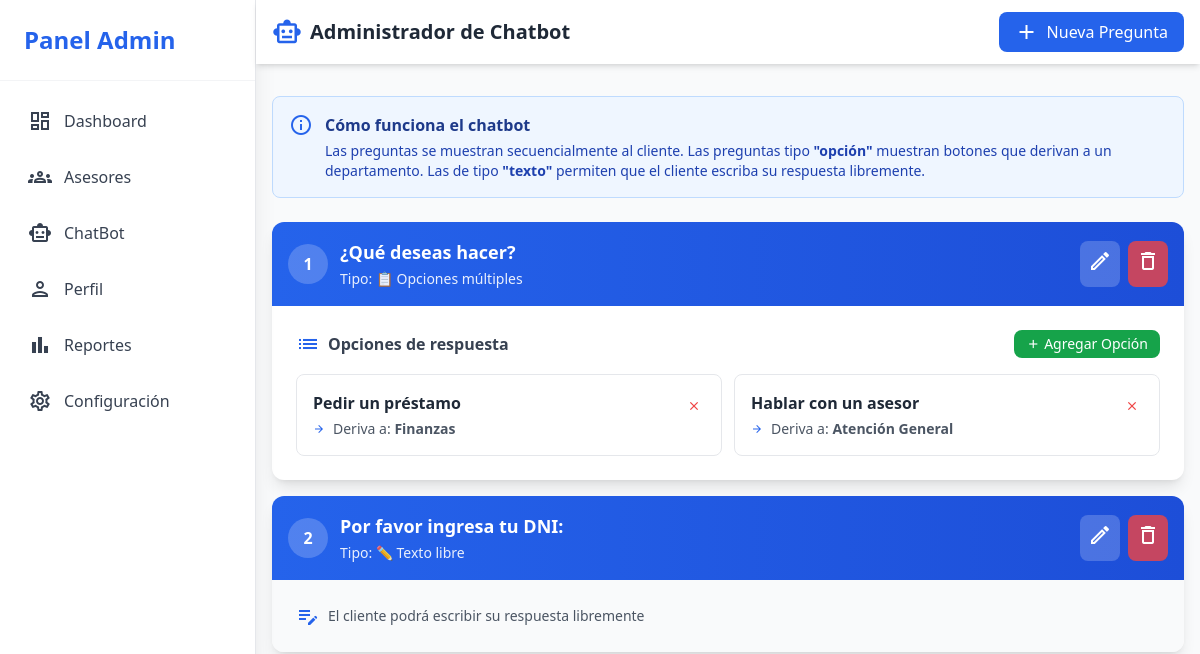
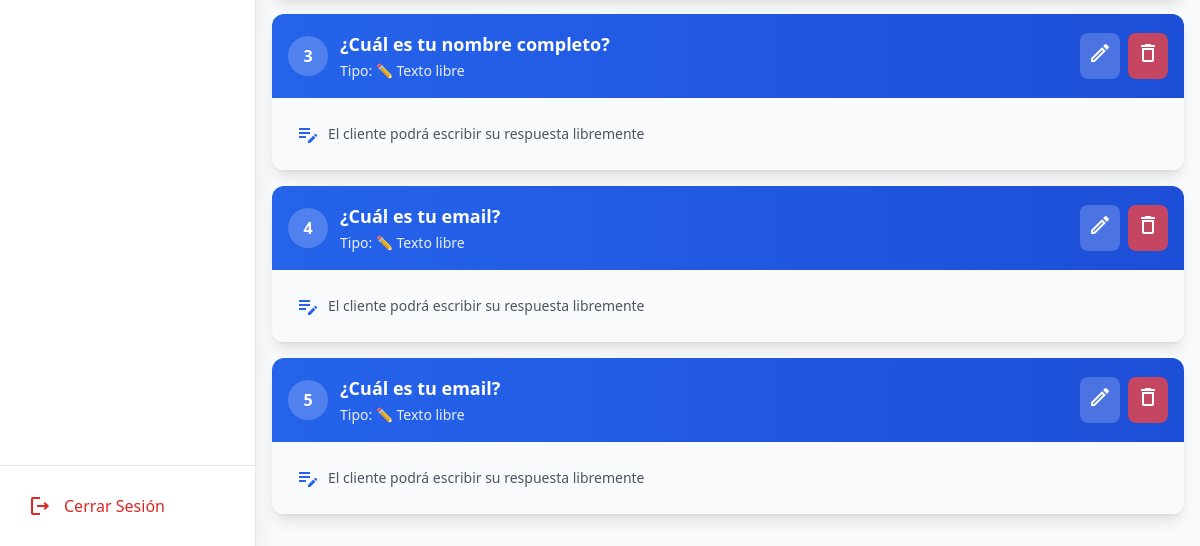
The app's page /chatbot.php (signed in), older data (2 pictures, top to bottom).
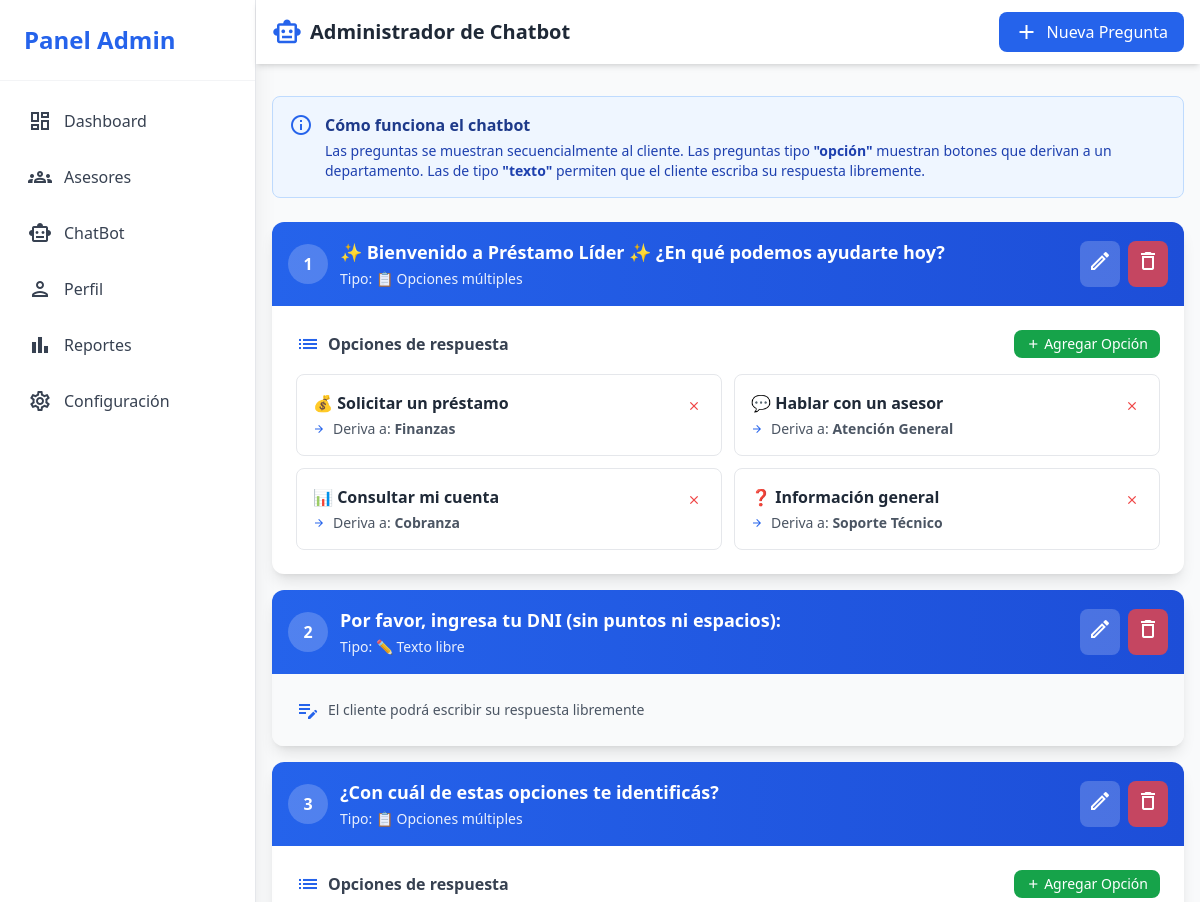
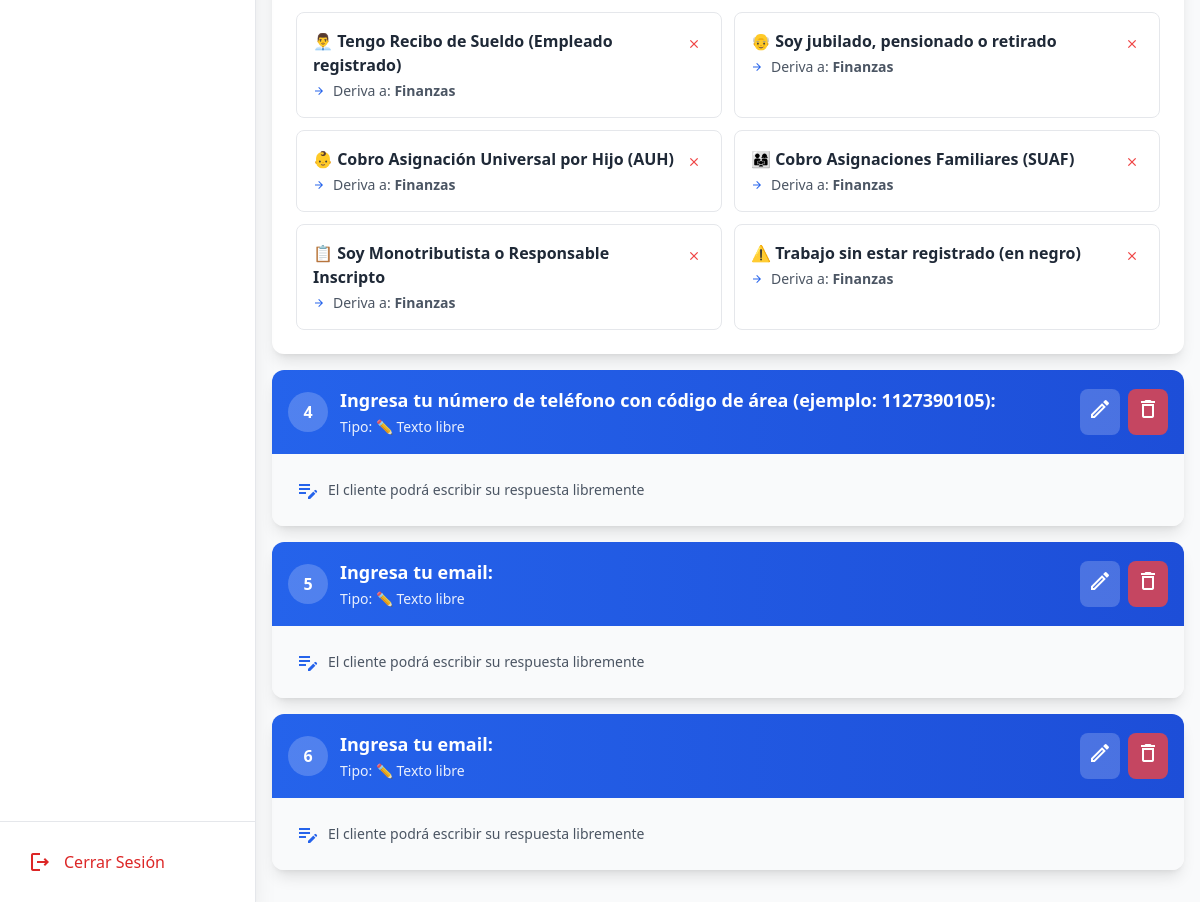
The same page, newer data (2 pictures, top to bottom).
### tables this page shows
CREATE TABLE `chatbot_flujo` (
  `id` int(11) NOT NULL,
  `pregunta` text NOT NULL,
  `tipo` enum('texto','opcion') NOT NULL
);

CREATE TABLE `chatbot_opciones` (
  `id` int(11) NOT NULL,
  `flujo_id` int(11) NOT NULL,
  `texto` varchar(255) NOT NULL,
  `departamento_id` int(11) DEFAULT NULL
);

CREATE TABLE `departamentos` (
  `id` int(11) NOT NULL,
  `nombre` varchar(100) NOT NULL
);

### chatbot.php (the view, shortened to what this page needs)
<?php
require_once 'backend/connection.php';
$stmt = $pdo->query("SELECT * FROM chatbot_flujo ORDER BY id ASC");
$preguntas = $stmt->fetchAll(PDO::FETCH_ASSOC);
foreach ($preguntas as &$pregunta) {
    $stmt = $pdo->prepare("
        SELECT co.*, d.nombre as departamento_nombre
        FROM chatbot_opciones co
        LEFT JOIN departamentos d ON co.departamento_id = d.id
        WHERE co.flujo_id = ?
        ORDER BY co.id
    ");
    $stmt->execute([$pregunta['id']]);
    $pregunta['opciones'] = $stmt->fetchAll(PDO::FETCH_ASSOC);
}
?>
<!DOCTYPE html>
<html lang="es">
<head>
    <script src="https://cdn.tailwindcss.com"></script>
</head>
<body class="bg-gray-50">
    <?php include 'sidebar.php'; ?>
    <div class="ml-64">
        <nav class="bg-white shadow-md sticky top-0 z-40">
            <div class="max-w-7xl mx-auto px-4 py-3 flex justify-between items-center">
                <div class="flex items-center gap-2">
                    <span class="material-icons-outlined text-blue-600 text-3xl">smart_toy</span>
                    <span class="text-xl font-bold text-gray-800">Administrador de Chatbot</span>
                </div>
                <button onclick="openModal('createQuestionModal')" class="px-4 py-2 bg-blue-600 text-white rounded-lg hover:bg-blue-700 transition flex items-center gap-2">
                    <span class="material-icons-outlined">add</span>
                    Nueva Pregunta
                </button>
            </div>
        </nav>
        <div class="max-w-7xl mx-auto px-4 py-8">
            <div class="bg-blue-50 border border-blue-200 rounded-lg p-4 mb-6">
                <div class="flex items-start gap-3">
                    <span class="material-icons-outlined text-blue-600">info</span>
                    <div>
                        <h3 class="font-semibold text-blue-900 mb-1">Cómo funciona el chatbot</h3>
                        <p class="text-sm text-blue-800">
                            Las preguntas se muestran secuencialmente al cliente. Las preguntas tipo <strong>"opción"</strong>
                            muestran botones que derivan a un departamento. Las de tipo <strong>"texto"</strong> permiten
                            que el cliente escriba su respuesta libremente.
                        </p>
                    </div>
                </div>
            </div>
            <div class="space-y-4" id="questions-list">
                <?php if (empty($preguntas)): ?>
                <div class="bg-white rounded-xl shadow-lg p-12 text-center">
                    <span class="material-icons-outlined text-gray-400 text-6xl mb-4">quiz</span>
                    <h3 class="text-xl font-semibold text-gray-600 mb-2">No hay preguntas configuradas</h3>
                    <p class="text-gray-500 mb-6">Crea la primera pregunta para comenzar a configurar tu chatbot</p>
                    <button onclick="openModal('createQuestionModal')" class="px-6 py-3 bg-blue-600 text-white rounded-lg hover:bg-blue-700 transition">
                        Crear Primera Pregunta
                    </button>
                </div>
                <?php else: ?>
                    <?php foreach ($preguntas as $index => $pregunta): ?>
                    <div class="bg-white rounded-xl shadow-lg overflow-hidden" data-id="<?php echo $pregunta['id']; ?>">
                        <div class="bg-gradient-to-r from-blue-600 to-blue-700 p-4 flex justify-between items-center">
                            <div class="flex items-center gap-3 text-white">
                                <span class="bg-white bg-opacity-20 rounded-full w-10 h-10 flex items-center justify-center font-bold">
                                    <?php echo $index + 1; ?>
                                </span>
                                <div>
                                    <h3 class="font-semibold text-lg"><?php echo htmlspecialchars($pregunta['pregunta']); ?></h3>
                                    <span class="text-sm opacity-90">
                                        Tipo: <?php echo $pregunta['tipo'] === 'opcion' ? '📋 Opciones múltiples' : '✏️ Texto libre'; ?>
                                    </span>
                                </div>
                            </div>
                            <div class="flex gap-2">
                                <button onclick='editQuestion(<?php echo json_encode($pregunta); ?>)'
                                        class="bg-white bg-opacity-20 hover:bg-opacity-30 text-white p-2 rounded-lg transition">
                                    <span class="material-icons-outlined">edit</span>
                                </button>
                                <button onclick="deleteQuestion(<?php echo $pregunta['id']; ?>)"
                                        class="bg-red-500 bg-opacity-80 hover:bg-opacity-100 text-white p-2 rounded-lg transition">
                                    <span class="material-icons-outlined">delete</span>
                                </button>
                            </div>
                        </div>
                        <?php if ($pregunta['tipo'] === 'opcion'): ?>
                        <div class="p-6">
                            <div class="flex justify-between items-center mb-4">
                                <h4 class="font-semibold text-gray-700 flex items-center gap-2">
                                    <span class="material-icons-outlined text-blue-600">list</span>
                                    Opciones de respuesta
                                </h4>
                                <button onclick="openOptionModal(<?php echo $pregunta['id']; ?>)"
                                        class="px-3 py-1 bg-green-600 text-white text-sm rounded-lg hover:bg-green-700 transition flex items-center gap-1">
                                    <span class="material-icons-outlined text-sm">add</span>
                                    Agregar Opción
                                </button>
                            </div>
                            <?php if (empty($pregunta['opciones'])): ?>
                            <div class="bg-gray-50 rounded-lg p-4 text-center text-gray-500">
                                <span class="material-icons-outlined text-3xl mb-2">info</span>
                                <p class="text-sm">No hay opciones configuradas para esta pregunta</p>
                            </div>
                            <?php else: ?>
                            <div class="grid grid-cols-1 md:grid-cols-2 gap-3">
                                <?php foreach ($pregunta['opciones'] as $opcion): ?>
                                <div class="border border-gray-200 rounded-lg p-4 hover:shadow-md transition">
                                    <div class="flex justify-between items-start">
                                        <div class="flex-1">
                                            <p class="font-semibold text-gray-800 mb-1"><?php echo htmlspecialchars($opcion['texto']); ?></p>
                                            <div class="flex items-center gap-2 text-sm">
                                                <span class="material-icons-outlined text-xs text-blue-600">arrow_forward</span>
                                                <span class="text-gray-600">Deriva a: <strong><?php echo htmlspecialchars($opcion['departamento_nombre']); ?></strong></span>
                                            </div>
                                        </div>
                                        <button onclick="deleteOption(<?php echo $opcion['id']; ?>)"
                                                class="text-red-500 hover:bg-red-50 p-1 rounded transition">
                                            <span class="material-icons-outlined text-sm">close</span>
                                        </button>
                                    </div>
                                </div>
                                <?php endforeach; ?>
                            </div>
                            <?php endif; ?>
                        </div>
                        <?php else: ?>
                        <div class="p-6 bg-gray-50">
                            <p class="text-sm text-gray-600 flex items-center gap-2">
                                <span class="material-icons-outlined text-blue-600">edit_note</span>
                                El cliente podrá escribir su respuesta libremente
                            </p>
                        </div>
                        <?php endif; ?>
                    </div>
                    <?php endforeach; ?>
                <?php endif; ?>
            </div>
        </div>
    </div>
</body>
</html>

### sidebar.php (shortened to what this page needs)
<aside class="w-64 h-screen bg-white shadow-xl fixed left-0 top-0 flex flex-col border-r border-gray-200">
    <div class="p-6 border-b border-gray-100">
        <h1 class="text-2xl font-bold text-blue-600">Panel Admin</h1>
    </div>
    <nav class="flex-1 overflow-y-auto p-4">
        <ul class="space-y-2">
            <li>
                <a href="dashboard.php" class="flex items-center p-3 rounded-lg text-gray-700 hover:bg-blue-50 hover:text-blue-600 transition">
                    <span class="material-icons-outlined mr-3">dashboard</span>
                    Dashboard
                </a>
            </li>
            <li>
                <a href="asesores.php" class="flex items-center p-3 rounded-lg text-gray-700 hover:bg-blue-50 hover:text-blue-600 transition">
                    <span class="material-icons-outlined mr-3">groups</span>
                    Asesores
                </a>
            </li>
            <li>
                <a href="chatbot.php" class="flex items-center p-3 rounded-lg text-gray-700 hover:bg-blue-50 hover:text-blue-600 transition">
                    <span class="material-icons-outlined mr-3">smart_toy</span>
                    ChatBot
                </a>
            </li>
            <li>
                <a href="perfil.php" class="flex items-center p-3 rounded-lg text-gray-700 hover:bg-blue-50 hover:text-blue-600 transition">
                    <span class="material-icons-outlined mr-3">person</span>
                    Perfil
                </a>
            </li>
            <li>
                <a href="reportes.php" class="flex items-center p-3 rounded-lg text-gray-700 hover:bg-blue-50 hover:text-blue-600 transition">
                    <span class="material-icons-outlined mr-3">bar_chart</span>
                    Reportes
                </a>
            </li>
            <li>
                <a href="configuracion.php" class="flex items-center p-3 rounded-lg text-gray-700 hover:bg-blue-50 hover:text-blue-600 transition">
                    <span class="material-icons-outlined mr-3">settings</span>
                    Configuración
                </a>
            </li>
        </ul>
    </nav>
    <div class="p-4 border-t border-gray-200">
        <a href="logout.php" class="flex items-center p-3 rounded-lg text-red-600 hover:bg-red-50 transition">
            <span class="material-icons-outlined mr-3">logout</span>
            Cerrar Sesión
        </a>
    </div>
</aside>

Row changes from the older to the newer data that the page shows:
removed chatbot_flujo: pregunta "¿Cuál es tu nombre completo?", tipo "✏️ Texto libre", shows "El cliente podrá escribir su respuesta libremente"
no longer on one of the page's lists (row edited): chatbot_flujo: pregunta "¿Cuál es tu email?"
changed chatbot_flujo: pregunta "¿Qué deseas hacer?" → "✨ Bienvenido a Préstamo Líder ✨ ¿En qué podemos ayudarte hoy?"
changed chatbot_opciones: texto "Pedir un préstamo" → "💰 Solicitar un préstamo"
changed chatbot_opciones "Atención General": texto "Hablar con un asesor" → "💬 Hablar con un asesor"
added chatbot_opciones: texto "📊 Consultar mi cuenta", departamento.nombre "Cobranza", shown under chatbot_flujo "✨ Bienvenido a Préstamo Líder ✨ ¿En qué podemos ayudarte hoy?"
added chatbot_opciones: texto "❓ Información general", departamento.nombre "Soporte Técnico", shown under chatbot_flujo "✨ Bienvenido a Préstamo Líder ✨ ¿En qué podemos ayudarte hoy?"
changed chatbot_flujo: pregunta "Por favor ingresa tu DNI:" → "Por favor, ingresa tu DNI (sin puntos ni espacios):"
added chatbot_flujo: pregunta "¿Con cuál de estas opciones te identificás?", tipo "📋 Opciones múltiples"
added chatbot_opciones: texto "👨‍💼 Tengo Recibo de Sueldo (Empleado registrado)", departamento.nombre "Finanzas", shown under chatbot_flujo "¿Con cuál de estas opciones te identificás?"
added chatbot_opciones: texto "👴 Soy jubilado, pensionado o retirado", departamento.nombre "Finanzas", shown under chatbot_flujo "¿Con cuál de estas opciones te identificás?"
added chatbot_opciones: texto "👶 Cobro Asignación Universal por Hijo (AUH)", departamento.nombre "Finanzas", shown under chatbot_flujo "¿Con cuál de estas opciones te identificás?"
added chatbot_opciones: texto "👨‍👩‍👧 Cobro Asignaciones Familiares (SUAF)", departamento.nombre "Finanzas", shown under chatbot_flujo "¿Con cuál de estas opciones te identificás?"
added chatbot_opciones: texto "📋 Soy Monotributista o Responsable Inscripto", departamento.nombre "Finanzas", shown under chatbot_flujo "¿Con cuál de estas opciones te identificás?"
added chatbot_opciones: texto "⚠️ Trabajo sin estar registrado (en negro)", departamento.nombre "Finanzas", shown under chatbot_flujo "¿Con cuál de estas opciones te identificás?"
changed chatbot_flujo: pregunta "¿Cuál es tu email?" → "Ingresa tu número de teléfono con código de área (ejemplo: 1127390105):"
now on this page (row edited): chatbot_flujo: pregunta "Ingresa tu email:", tipo "✏️ Texto libre", shows "El cliente podrá escribir su respuesta libremente"
